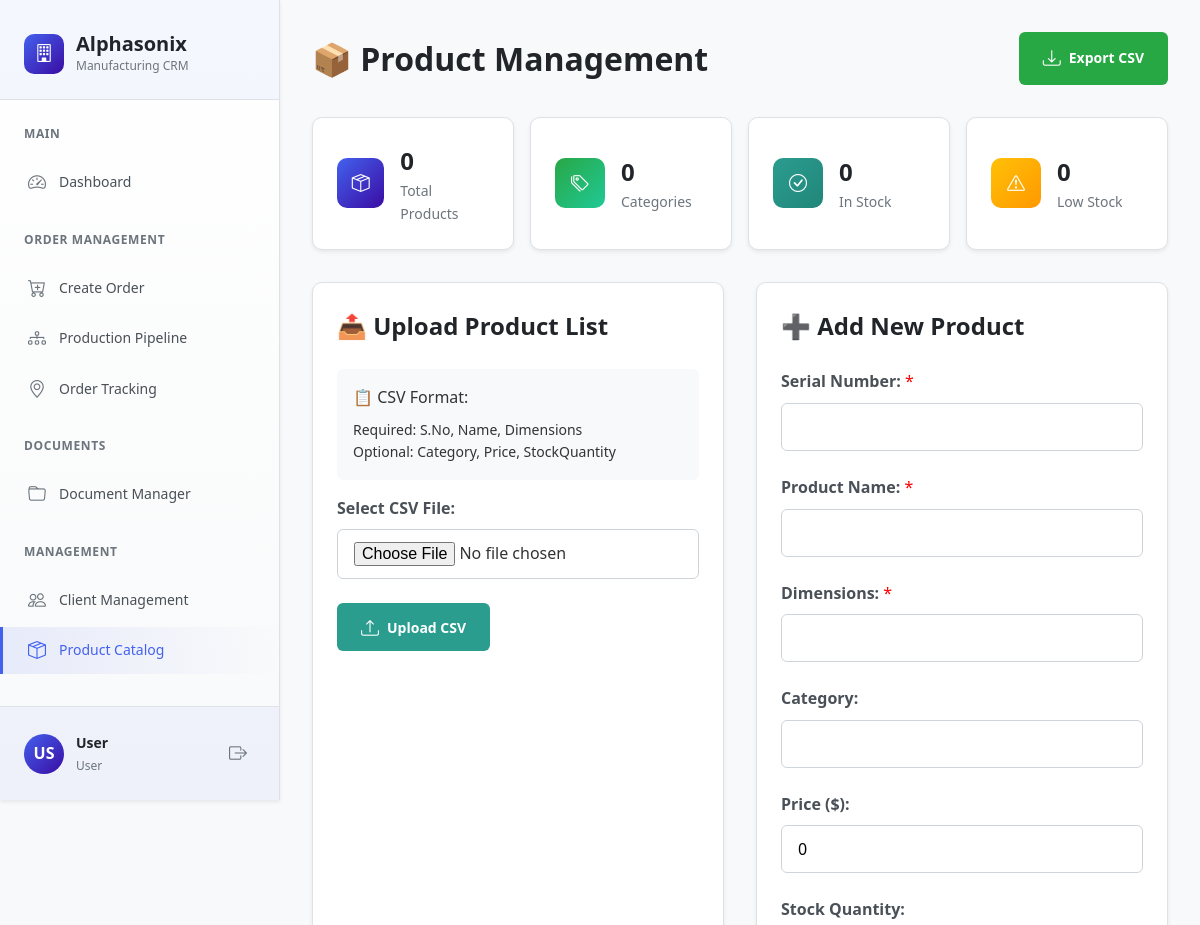
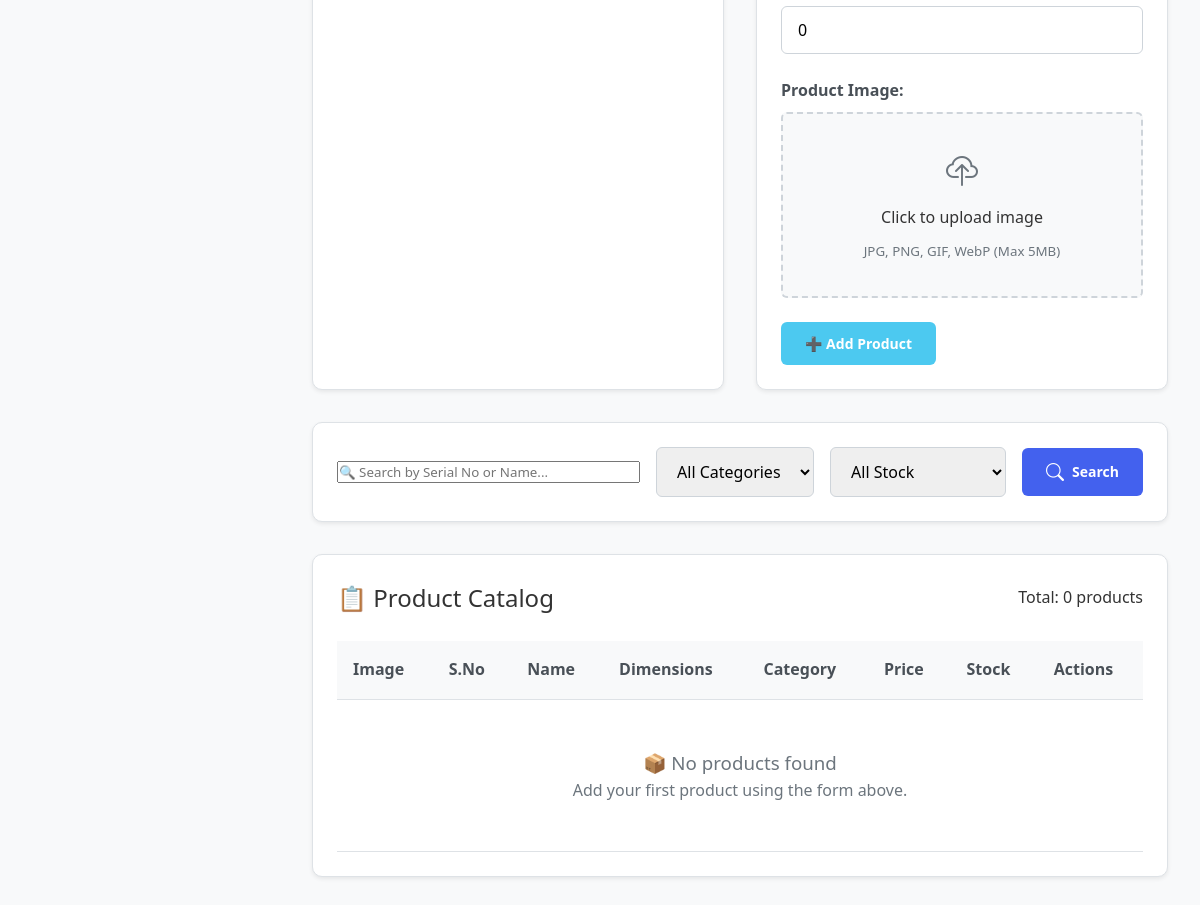
The page /products.php on the database as committed earlier (2 pictures, top to bottom).
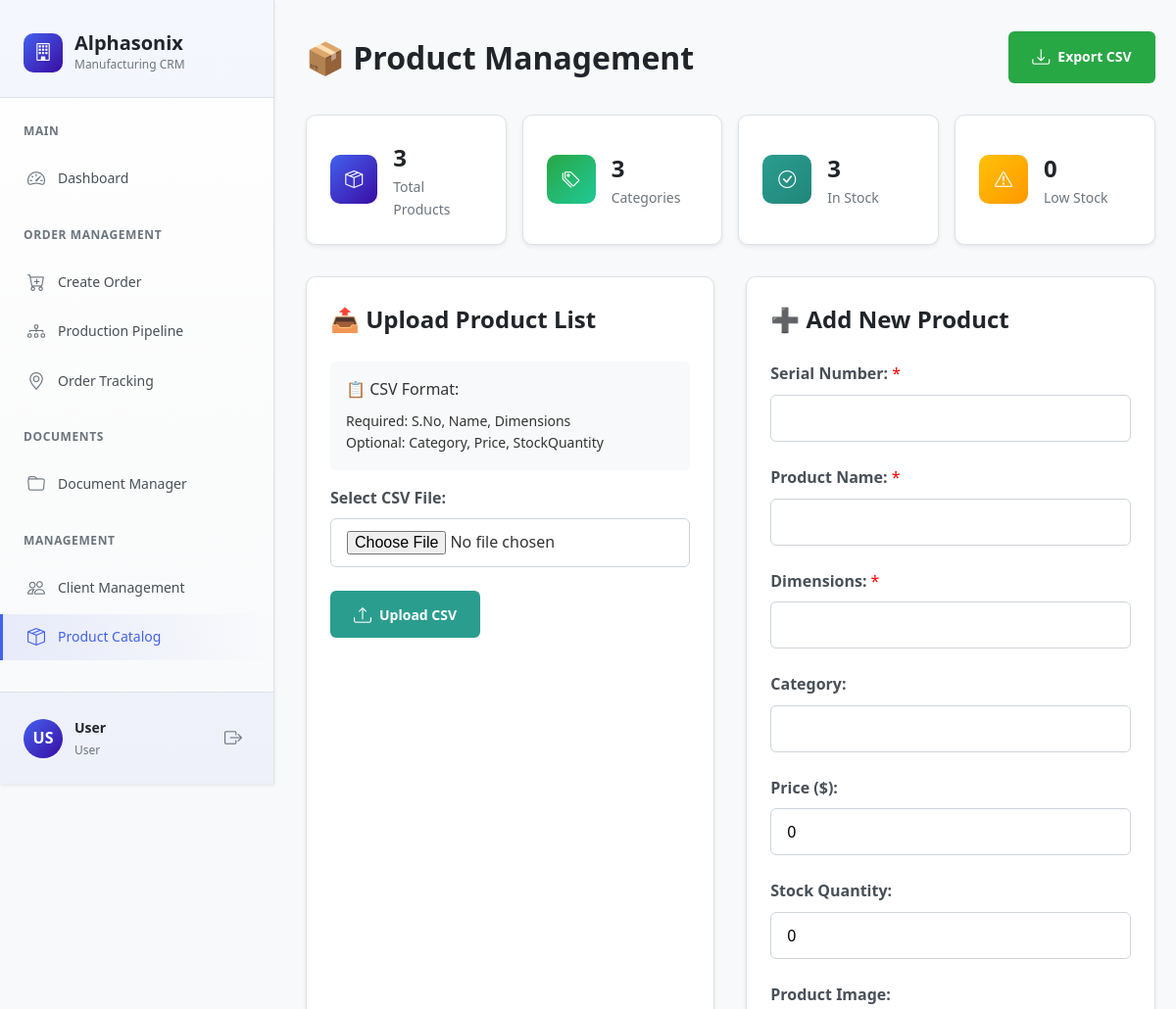
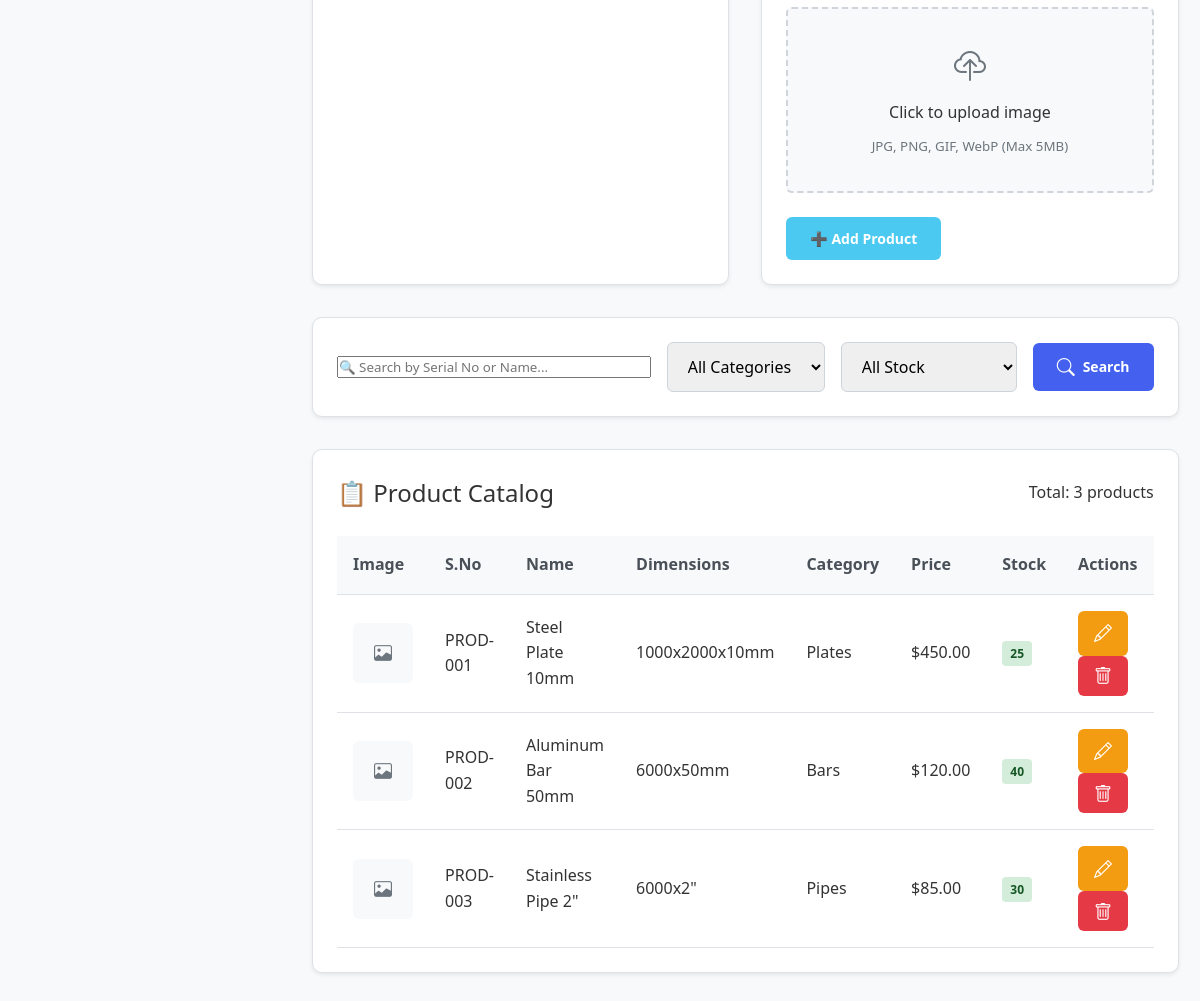
The same page on the database as committed later (2 pictures, top to bottom).
### tables this page shows
CREATE TABLE IF NOT EXISTS products (
    id INT AUTO_INCREMENT PRIMARY KEY,
    serial_no VARCHAR(50) UNIQUE NOT NULL,
    name VARCHAR(255) NOT NULL,
    dimensions VARCHAR(100) NOT NULL,
    category VARCHAR(100),
    price DECIMAL(15,2) DEFAULT 0.00,
    stock_quantity INT DEFAULT 0,
    image VARCHAR(255),
    created_at TIMESTAMP DEFAULT CURRENT_TIMESTAMP,
    updated_at TIMESTAMP DEFAULT CURRENT_TIMESTAMP ON UPDATE CURRENT_TIMESTAMP
);

### products.php (the view, shortened to what the changed rows need)
<?php
function getProductsEnhanced($search = '', $category = '', $stockFilter = '', $page = 1, $perPage = 20) {
    $conn = getDbConnection();
    $conditions = [];
    $params = [];
    $whereClause = !empty($conditions) ? 'WHERE ' . implode(' AND ', $conditions) : '';
    $countStmt = $conn->prepare("SELECT COUNT(*) as total FROM products $whereClause");
    $countStmt->execute($params);
    $totalResult = $countStmt->fetch(PDO::FETCH_ASSOC);
    $total = $totalResult['total'];
    $offset = ($page - 1) * $perPage;
    $sql = "SELECT * FROM products $whereClause ORDER BY created_at DESC LIMIT ? OFFSET ?";
    $stmt = $conn->prepare($sql);
    $boundParams = $params;
    $boundParams[] = $perPage;
    $boundParams[] = $offset;
    $stmt->execute($boundParams);
    $products = $stmt->fetchAll(PDO::FETCH_ASSOC);
    return [
        'products' => $products,
        'total' => $total
    ];
}
function getProductStatistics() {
    $conn = getDbConnection();
    try {
        $stmt = $conn->prepare("
            SELECT
                COUNT(*) as total_products,
                COUNT(DISTINCT category) as total_categories,
                SUM(CASE WHEN stock_quantity > 10 THEN 1 ELSE 0 END) as in_stock_count,
                SUM(CASE WHEN stock_quantity BETWEEN 1 AND 10 THEN 1 ELSE 0 END) as low_stock_count,
                SUM(CASE WHEN stock_quantity = 0 THEN 1 ELSE 0 END) as out_of_stock_count,
                COALESCE(SUM(stock_quantity), 0) as total_inventory_value
            FROM products
        ");
        $stmt->execute();
        $result = $stmt->fetch(PDO::FETCH_ASSOC);
        return [
            'total_products' => $result['total_products'] ?? 0,
            'total_categories' => $result['total_categories'] ?? 0,
            'in_stock_count' => $result['in_stock_count'] ?? 0,
            'low_stock_count' => $result['low_stock_count'] ?? 0,
            'out_of_stock_count' => $result['out_of_stock_count'] ?? 0,
            'total_inventory_value' => $result['total_inventory_value'] ?? 0
        ];
    } catch (Exception $e) {
        error_log("Product statistics error: " . $e->getMessage());
        return [
            'total_products' => 0,
            'total_categories' => 0,
            'in_stock_count' => 0,
            'low_stock_count' => 0,
            'out_of_stock_count' => 0,
            'total_inventory_value' => 0
        ];
    }
}
$page = isset($_GET['page']) ? max(1, intval($_GET['page'])) : 1;
$perPage = 20;
$search = $_GET['search'] ?? '';
$categoryFilter = $_GET['category'] ?? '';
$stockFilter = $_GET['stock'] ?? '';
$productsData = getProductsEnhanced($search, $categoryFilter, $stockFilter, $page, $perPage);
$products = $productsData['products'];
$totalProducts = $productsData['total'];
$productStats = getProductStatistics();
$editProduct = null;
$newProductSNo = isset($_GET['new']) ? sanitize_input($_GET['new']) : null;
?>
<!DOCTYPE html>
<html lang="en">
<head>
    <link rel="stylesheet" href="https://cdn.jsdelivr.net/npm/bootstrap-icons@1.10.0/font/bootstrap-icons.css">
</head>
<body>
    <div class="app-container">
        <?php include 'sidebar.php'; ?>
        <div class="main-content">
            <div class="product-management-header">
                <h1>📦 Product Management</h1>
            </div>
            <div class="stats-row">
                <div class="stat-card">
                    <div class="stat-info">
                        <h3><?= number_format($productStats['total_products']) ?></h3>
                        <p>Total Products</p>
                    </div>
                </div>
                <div class="stat-card">
                    <div class="stat-info">
                        <h3><?= number_format($productStats['total_categories']) ?></h3>
                        <p>Categories</p>
                    </div>
                </div>
                <div class="stat-card">
                    <div class="stat-info">
                        <h3><?= number_format($productStats['in_stock_count']) ?></h3>
                        <p>In Stock</p>
                    </div>
                </div>
            </div>
            <div class="management-grid">
                <div class="form-section upload-section">
                    <h2>📤 Upload Product List</h2>
                </div>
                <div class="form-section manual-add-section">
                    <h2><?= $editProduct ? '✏️ Edit Product' : '➕ Add New Product' ?></h2>
                </div>
            </div>
            <div class="table-section">
                <div class="table-header">
                    <h2>📋 Product Catalog</h2>
                    <div class="total-count">Total: <strong><?= number_format($totalProducts) ?></strong> products</div>
                </div>
                <table class="products-table">
                    <thead>
                        <tr>
                            <th class="product-image-cell">Image</th>
                            <th>S.No</th>
                            <th>Name</th>
                            <th>Dimensions</th>
                            <th>Category</th>
                            <th>Price</th>
                            <th>Stock</th>
                            <th>Actions</th>
                        </tr>
                    </thead>
                    <tbody>
                        <?php
                        if (empty($products)): ?>
                            <tr>
                                <td colspan="8" class="empty-state" style="text-align: center; padding: 3rem; color: #6c757d;">
                                    <h3>📦 No products found</h3>
                                    <p>Add your first product using the form above.</p>
                                </td>
                            </tr>
                        <?php else:
                            foreach ($products as $product):
                        ?>
                            <tr class="product-row <?= ($newProductSNo === $product['serial_no']) ? 'new-entry' : '' ?>">
                                <td class="product-image-cell">
                                    <?php if (!empty($product['image'])): ?>
                                        <img src="uploads/products/thumbs/<?= htmlspecialchars($product['image']) ?>"
                                             class="product-image"
                                             alt="<?= htmlspecialchars($product['name']) ?>"
                                             onerror="this.style.display='none'">
                                    <?php else: ?>
                                        <div class="no-image" style="width: 60px; height: 60px; background: #f8f9fa; border-radius: 0.375rem; display: flex; align-items: center; justify-content: center; color: #6c757d;">
                                            <i class="bi bi-image"></i>
                                        </div>
                                    <?php endif; ?>
                                </td>
                                <td><strong><?= htmlspecialchars($product['serial_no']) ?></strong></td>
                                <td><?= htmlspecialchars($product['name']) ?></td>
                                <td><?= htmlspecialchars($product['dimensions']) ?></td>
                                <td><?= htmlspecialchars($product['category'] ?? '-') ?></td>
                                <td>$<?= number_format($product['price'] ?? 0, 2) ?></td>
                                <td>
                                    <?php
                                    $stock = intval($product['stock_quantity'] ?? 0);
                                    if ($stock > 10):
                                        echo '<span class="stock-badge stock-in">'.$stock.'</span>';
                                    elseif ($stock > 0):
                                        echo '<span class="stock-badge stock-low">'.$stock.'</span>';
                                    else:
                                        echo '<span class="stock-badge stock-out">Out</span>';
                                    endif;
                                    ?>
                                </td>
                                <td class="actions-cell">
                                    <a href="products.php?edit=<?= urlencode($product['serial_no']) ?>"
                                       class="btn btn-warning btn-small"
                                       title="Edit Product">
                                        <i class="bi bi-pencil"></i>
                                    </a>
                                    <button onclick="confirmDelete('<?= htmlspecialchars($product['serial_no']) ?>', '<?= htmlspecialchars($product['name']) ?>')"
                                            class="btn btn-danger btn-small"
                                            title="Delete Product">
                                        <i class="bi bi-trash"></i>
                                    </button>
                                </td>
                            </tr>
                        <?php endforeach; endif; ?>
                    </tbody>
                </table>
            </div>
        </div>
    </div>
</body>
</html>

Rows that differ between the two databases and show on the page:
added products: serial_no "PROD-001", name "Steel Plate 10mm", dimensions "1000x2000x10mm", category "Plates", price "450.00", stock_quantity "25"
added products: serial_no "PROD-002", name "Aluminum Bar 50mm", dimensions "6000x50mm", category "Bars", price "120.00", stock_quantity "40"
added products: serial_no "PROD-003", name "Stainless Pipe 2\"", dimensions "6000x2\"", category "Pipes", price "85.00", stock_quantity "30"
Other text that changed with them:
$productStats['total_products']: "0" → "3"
$productStats['total_categories']: "0" → "3"
$productStats['in_stock_count']: "0" → "3"
$totalProducts: "0" → "3"
text no longer shown: "📦 No products found Add your first product using the form above."
